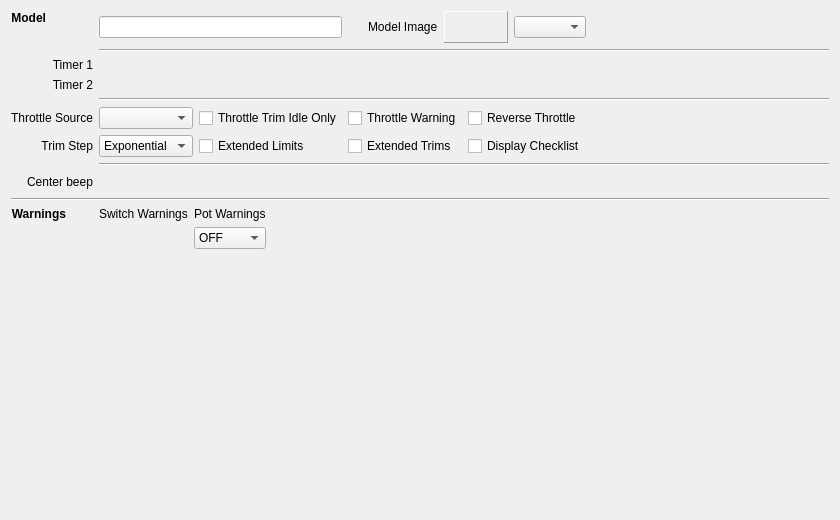
<?xml version="1.0" encoding="UTF-8"?>
<ui version="4.0">
 <class>Setup</class>
 <widget class="QWidget" name="Setup">
  <property name="geometry">
   <rect>
    <x>0</x>
    <y>0</y>
    <width>840</width>
    <height>520</height>
   </rect>
  </property>
  <property name="windowTitle">
   <string/>
  </property>
  <layout class="QVBoxLayout" name="verticalLayout">
   <item>
    <layout class="QGridLayout" name="gridLayout">
     <item row="4" column="1">
      <layout class="QGridLayout" name="gridLayout_2" columnstretch="0,0,0,0,1">
       <item row="0" column="3">
        <widget class="QCheckBox" name="throttleReverse">
         <property name="whatsThis">
          <string>Reverse throttle operation.
If this is checked the throttle will be reversed.  Idle will be forward, trim will also be reversed and the throttle warning will be reversed as well.

</string>
         </property>
         <property name="layoutDirection">
          <enum>Qt::LeftToRight</enum>
         </property>
         <property name="text">
          <string>Reverse Throttle</string>
         </property>
        </widget>
       </item>
       <item row="1" column="1">
        <widget class="QCheckBox" name="extendedLimits">
         <property name="layoutDirection">
          <enum>Qt::LeftToRight</enum>
         </property>
         <property name="text">
          <string>Extended Limits</string>
         </property>
        </widget>
       </item>
       <item row="0" column="0">
        <widget class="QComboBox" name="throttleSource">
         <property name="sizePolicy">
          <sizepolicy hsizetype="MinimumExpanding" vsizetype="Fixed">
           <horstretch>0</horstretch>
           <verstretch>0</verstretch>
          </sizepolicy>
         </property>
        </widget>
       </item>
       <item row="1" column="2">
        <widget class="QCheckBox" name="extendedTrims">
         <property name="layoutDirection">
          <enum>Qt::LeftToRight</enum>
         </property>
         <property name="text">
          <string>Extended Trims</string>
         </property>
        </widget>
       </item>
       <item row="0" column="1">
        <widget class="QCheckBox" name="throttleTrim">
         <property name="layoutDirection">
          <enum>Qt::LeftToRight</enum>
         </property>
         <property name="text">
          <string>Throttle Trim Idle Only</string>
         </property>
        </widget>
       </item>
       <item row="0" column="2">
        <widget class="QCheckBox" name="throttleWarning">
         <property name="layoutDirection">
          <enum>Qt::LeftToRight</enum>
         </property>
         <property name="text">
          <string>Throttle Warning</string>
         </property>
        </widget>
       </item>
       <item row="0" column="4">
        <spacer name="horizontalSpacer">
         <property name="orientation">
          <enum>Qt::Horizontal</enum>
         </property>
         <property name="sizeHint" stdset="0">
          <size>
           <width>40</width>
           <height>20</height>
          </size>
         </property>
        </spacer>
       </item>
       <item row="1" column="0">
        <widget class="QComboBox" name="trimIncrement">
         <property name="sizePolicy">
          <sizepolicy hsizetype="MinimumExpanding" vsizetype="Fixed">
           <horstretch>0</horstretch>
           <verstretch>0</verstretch>
          </sizepolicy>
         </property>
         <item>
          <property name="text">
           <string>Exponential</string>
          </property>
         </item>
         <item>
          <property name="text">
           <string>Extra Fine</string>
          </property>
         </item>
         <item>
          <property name="text">
           <string>Fine</string>
          </property>
         </item>
         <item>
          <property name="text">
           <string>Medium</string>
          </property>
         </item>
         <item>
          <property name="text">
           <string>Coarse</string>
          </property>
         </item>
        </widget>
       </item>
       <item row="1" column="3">
        <widget class="QCheckBox" name="displayText">
         <property name="layoutDirection">
          <enum>Qt::LeftToRight</enum>
         </property>
         <property name="text">
          <string>Display Checklist</string>
         </property>
        </widget>
       </item>
      </layout>
     </item>
     <item row="2" column="0" alignment="Qt::AlignRight|Qt::AlignVCenter">
      <widget class="QLabel" name="label_timer2">
       <property name="font">
        <font>
         <weight>50</weight>
         <bold>false</bold>
        </font>
       </property>
       <property name="text">
        <string>Timer 2</string>
       </property>
       <property name="alignment">
        <set>Qt::AlignRight|Qt::AlignTrailing|Qt::AlignVCenter</set>
       </property>
      </widget>
     </item>
     <item row="1" column="0" alignment="Qt::AlignRight|Qt::AlignVCenter">
      <widget class="QLabel" name="label_2">
       <property name="font">
        <font>
         <weight>50</weight>
         <bold>false</bold>
        </font>
       </property>
       <property name="text">
        <string>Timer 1</string>
       </property>
       <property name="alignment">
        <set>Qt::AlignRight|Qt::AlignTrailing|Qt::AlignVCenter</set>
       </property>
      </widget>
     </item>
     <item row="4" column="0">
      <layout class="QVBoxLayout" name="verticalLayout_2">
       <item alignment="Qt::AlignRight">
        <widget class="QLabel" name="label_ttrace">
         <property name="font">
          <font>
           <weight>50</weight>
           <bold>false</bold>
          </font>
         </property>
         <property name="text">
          <string>Throttle Source</string>
         </property>
         <property name="alignment">
          <set>Qt::AlignRight|Qt::AlignTrailing|Qt::AlignVCenter</set>
         </property>
        </widget>
       </item>
       <item alignment="Qt::AlignRight">
        <widget class="QLabel" name="label_10">
         <property name="font">
          <font>
           <weight>50</weight>
           <bold>false</bold>
          </font>
         </property>
         <property name="text">
          <string>Trim Step</string>
         </property>
         <property name="alignment">
          <set>Qt::AlignRight|Qt::AlignTrailing|Qt::AlignVCenter</set>
         </property>
        </widget>
       </item>
      </layout>
     </item>
     <item row="3" column="1">
      <widget class="Line" name="line_2">
       <property name="orientation">
        <enum>Qt::Horizontal</enum>
       </property>
      </widget>
     </item>
     <item row="6" column="1">
      <layout class="QHBoxLayout" name="horizontalLayout_7">
       <item>
        <layout class="QGridLayout" name="centerBeepLayout"/>
       </item>
       <item>
        <spacer name="horizontalSpacer_4">
         <property name="orientation">
          <enum>Qt::Horizontal</enum>
         </property>
         <property name="sizeHint" stdset="0">
          <size>
           <width>40</width>
           <height>20</height>
          </size>
         </property>
        </spacer>
       </item>
      </layout>
     </item>
     <item row="7" column="0" colspan="2">
      <widget class="Line" name="line_3">
       <property name="orientation">
        <enum>Qt::Horizontal</enum>
       </property>
      </widget>
     </item>
     <item row="6" column="0">
      <widget class="QLabel" name="label_12">
       <property name="font">
        <font>
         <weight>50</weight>
         <bold>false</bold>
        </font>
       </property>
       <property name="text">
        <string>Center beep</string>
       </property>
       <property name="alignment">
        <set>Qt::AlignRight|Qt::AlignTrailing|Qt::AlignVCenter</set>
       </property>
      </widget>
     </item>
     <item row="5" column="1">
      <widget class="Line" name="line_4">
       <property name="orientation">
        <enum>Qt::Horizontal</enum>
       </property>
      </widget>
     </item>
     <item row="0" column="1">
      <layout class="QVBoxLayout" name="verticalLayout_5">
       <item>
        <layout class="QHBoxLayout" name="horizontalLayout">
         <item>
          <widget class="QLineEdit" name="name">
           <property name="sizePolicy">
            <sizepolicy hsizetype="MinimumExpanding" vsizetype="Fixed">
             <horstretch>0</horstretch>
             <verstretch>0</verstretch>
            </sizepolicy>
           </property>
           <property name="maxLength">
            <number>10</number>
           </property>
          </widget>
         </item>
         <item>
          <spacer name="horizontalSpacer_2">
           <property name="orientation">
            <enum>Qt::Horizontal</enum>
           </property>
           <property name="sizeType">
            <enum>QSizePolicy::Fixed</enum>
           </property>
           <property name="sizeHint" stdset="0">
            <size>
             <width>20</width>
             <height>20</height>
            </size>
           </property>
          </spacer>
         </item>
         <item>
          <widget class="QLabel" name="modelImage_label">
           <property name="text">
            <string>Model Image</string>
           </property>
          </widget>
         </item>
         <item>
          <widget class="QLabel" name="imagePreview">
           <property name="sizePolicy">
            <sizepolicy hsizetype="Minimum" vsizetype="Minimum">
             <horstretch>0</horstretch>
             <verstretch>0</verstretch>
            </sizepolicy>
           </property>
           <property name="minimumSize">
            <size>
             <width>64</width>
             <height>32</height>
            </size>
           </property>
           <property name="maximumSize">
            <size>
             <width>64</width>
             <height>32</height>
            </size>
           </property>
           <property name="frameShape">
            <enum>QFrame::Panel</enum>
           </property>
           <property name="frameShadow">
            <enum>QFrame::Raised</enum>
           </property>
           <property name="text">
            <string/>
           </property>
           <property name="scaledContents">
            <bool>true</bool>
           </property>
          </widget>
         </item>
         <item>
          <widget class="QComboBox" name="image"/>
         </item>
         <item>
          <spacer name="horizontalSpacer_26">
           <property name="orientation">
            <enum>Qt::Horizontal</enum>
           </property>
           <property name="sizeHint" stdset="0">
            <size>
             <width>40</width>
             <height>20</height>
            </size>
           </property>
          </spacer>
         </item>
        </layout>
       </item>
       <item>
        <widget class="Line" name="line">
         <property name="orientation">
          <enum>Qt::Horizontal</enum>
         </property>
        </widget>
       </item>
      </layout>
     </item>
     <item row="8" column="0" alignment="Qt::AlignLeft|Qt::AlignTop">
      <widget class="QLabel" name="swwarn_label">
       <property name="sizePolicy">
        <sizepolicy hsizetype="Preferred" vsizetype="Minimum">
         <horstretch>0</horstretch>
         <verstretch>0</verstretch>
        </sizepolicy>
       </property>
       <property name="font">
        <font>
         <weight>75</weight>
         <bold>true</bold>
        </font>
       </property>
       <property name="text">
        <string>Warnings</string>
       </property>
       <property name="alignment">
        <set>Qt::AlignRight|Qt::AlignTrailing|Qt::AlignVCenter</set>
       </property>
      </widget>
     </item>
     <item row="8" column="1">
      <layout class="QHBoxLayout" name="horizontalLayout_8">
       <item>
        <layout class="QVBoxLayout" name="verticalLayout_6">
         <item>
          <widget class="QLabel" name="label_3">
           <property name="text">
            <string>Switch Warnings</string>
           </property>
          </widget>
         </item>
         <item>
          <layout class="QGridLayout" name="switchesStartupLayout" rowstretch="0" columnstretch="0">
           <property name="sizeConstraint">
            <enum>QLayout::SetMinimumSize</enum>
           </property>
           <property name="topMargin">
            <number>0</number>
           </property>
           <property name="bottomMargin">
            <number>6</number>
           </property>
           <property name="verticalSpacing">
            <number>6</number>
           </property>
          </layout>
         </item>
         <item>
          <spacer name="verticalSpacer_2">
           <property name="orientation">
            <enum>Qt::Vertical</enum>
           </property>
           <property name="sizeHint" stdset="0">
            <size>
             <width>20</width>
             <height>40</height>
            </size>
           </property>
          </spacer>
         </item>
        </layout>
       </item>
       <item>
        <layout class="QVBoxLayout" name="verticalLayout_7">
         <item alignment="Qt::AlignTop">
          <widget class="QLabel" name="label_potWarning">
           <property name="text">
            <string>Pot Warnings</string>
           </property>
          </widget>
         </item>
         <item>
          <layout class="QGridLayout" name="potWarningLayout">
           <item row="0" column="0" alignment="Qt::AlignTop">
            <widget class="QComboBox" name="potWarningMode">
             <item>
              <property name="text">
               <string>OFF</string>
              </property>
             </item>
             <item>
              <property name="text">
               <string>Manual</string>
              </property>
             </item>
             <item>
              <property name="text">
               <string>Auto</string>
              </property>
             </item>
            </widget>
           </item>
           <item row="1" column="0">
            <spacer name="verticalSpacer">
             <property name="orientation">
              <enum>Qt::Vertical</enum>
             </property>
             <property name="sizeHint" stdset="0">
              <size>
               <width>20</width>
               <height>40</height>
              </size>
             </property>
            </spacer>
           </item>
          </layout>
         </item>
        </layout>
       </item>
       <item>
        <spacer name="horizontalSpacer_3">
         <property name="orientation">
          <enum>Qt::Horizontal</enum>
         </property>
         <property name="sizeHint" stdset="0">
          <size>
           <width>40</width>
           <height>20</height>
          </size>
         </property>
        </spacer>
       </item>
      </layout>
     </item>
     <item row="0" column="0" alignment="Qt::AlignLeft|Qt::AlignTop">
      <widget class="QLabel" name="label">
       <property name="font">
        <font>
         <weight>75</weight>
         <bold>true</bold>
        </font>
       </property>
       <property name="text">
        <string>Model</string>
       </property>
       <property name="alignment">
        <set>Qt::AlignRight|Qt::AlignTrailing|Qt::AlignVCenter</set>
       </property>
      </widget>
     </item>
    </layout>
   </item>
   <item>
    <layout class="QVBoxLayout" name="modulesLayout"/>
   </item>
   <item>
    <spacer name="verticalSpacer_3">
     <property name="orientation">
      <enum>Qt::Vertical</enum>
     </property>
     <property name="sizeHint" stdset="0">
      <size>
       <width>20</width>
       <height>40</height>
      </size>
     </property>
    </spacer>
   </item>
  </layout>
 </widget>
 <resources/>
 <connections/>
</ui>
